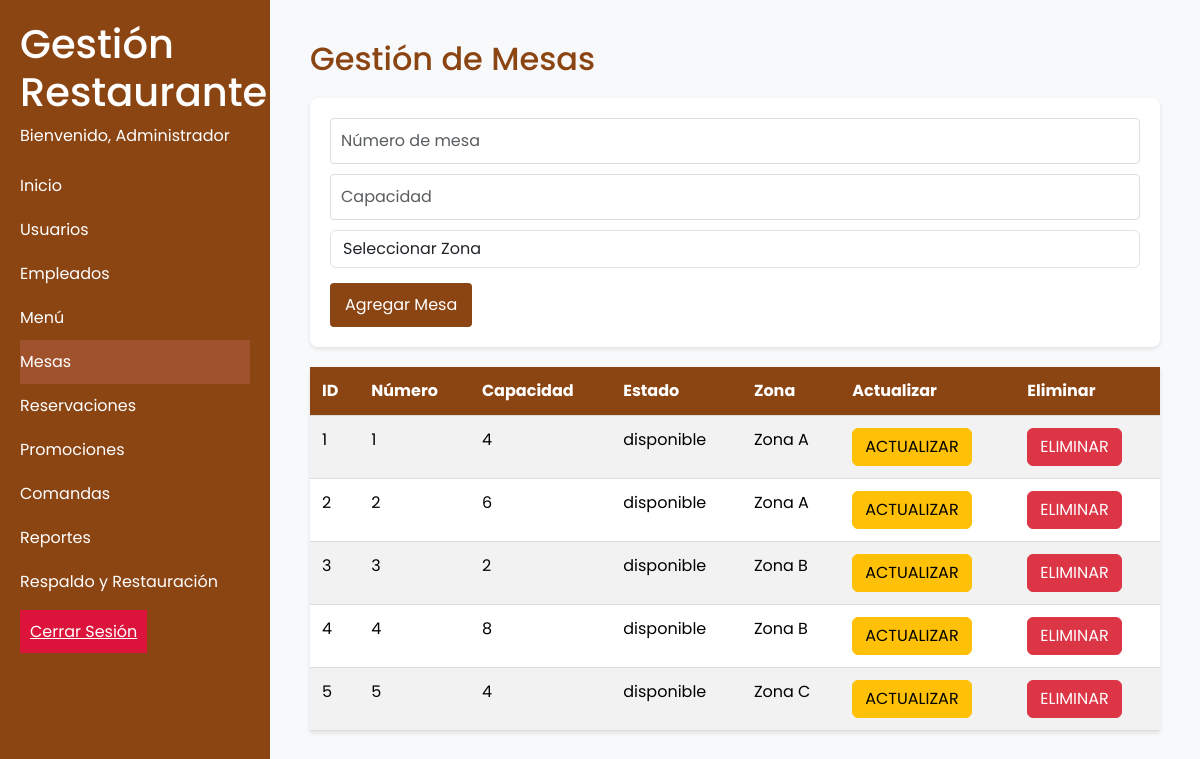
Page /PRUEBA..PHP (signed in) on the earlier database version.
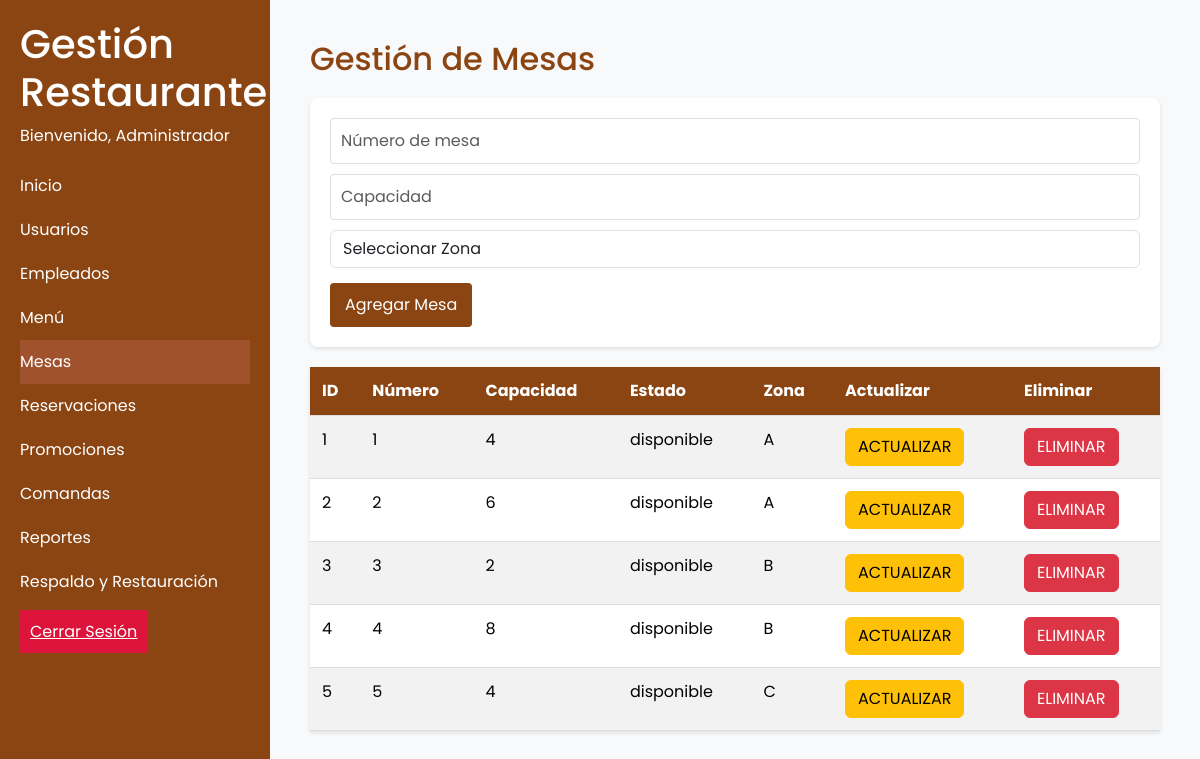
Same page on the later database version.
### tables this page shows
CREATE TABLE mesas (
    id INT AUTO_INCREMENT PRIMARY KEY,
    numero INT NOT NULL,
    capacidad INT NOT NULL,
    estado ENUM('disponible', 'ocupada', 'reservada') NOT NULL,
    ultima_actualizacion TIMESTAMP DEFAULT CURRENT_TIMESTAMP,
    zona_id INT,
    FOREIGN KEY (zona_id) REFERENCES zonas(id) ON UPDATE CASCADE ON DELETE CASCADE
);

CREATE TABLE zonas (
    id INT AUTO_INCREMENT PRIMARY KEY,
    nombre CHAR(1) NOT NULL
);

### PRUEBA..PHP (the view, shortened to what this page needs)
<?php
if(isset($_SESSION['usuario'])){
include 'includes/header.php';
include 'Static/connect/db.php';
?>
<div class="content">
    <h2>Gestión de Mesas</h2>
    <form class="user-form needs-validation" action="RMesa.php" method="POST" novalidate>
        <div class="form-group">
            <input type="number" class="form-control" name="numero" placeholder="Número de mesa" required>
        </div>
        <div class="form-group">
            <input type="number" class="form-control" name="capacidad" placeholder="Capacidad" required>
        </div>
        <div class="form-group">
            <select name="zona" class="form-control" required>
                <option value="">Seleccionar Zona</option>
            </select>
        </div>
        <button class="btn btn-primary" type="submit">Agregar Mesa</button>
    </form>
    <table class="table table-striped user-table">
        <thead>
            <tr>
                <th>ID</th>
                <th>Número</th>
                <th>Capacidad</th>
                <th>Estado</th>
                <th>Zona</th>
                <th>Actualizar</th>
                <th>Eliminar</th>
            </tr>
        </thead>
        <tbody>
        <?php
        $query = "SELECT m.*, z.nombre as zona_nombre FROM mesas m
                  LEFT JOIN zonas z ON m.zona_id = z.id
                  ORDER BY m.numero";
        $resul = mysqli_query($conn, $query);
        while($row = mysqli_fetch_array($resul)){ ?>
            <tr>
                <td><?php echo $row['id']; ?></td>
                <td><?php echo $row['numero']; ?></td>
                <td><?php echo $row['capacidad']; ?></td>
                <td><?php echo $row['estado']; ?></td>
                <td><?php echo $row['zona_nombre']; ?></td>
                <td>
                    <a href="actualizarMesa.php?id=<?php echo $row['id']?>" class="btn btn-warning">ACTUALIZAR</a>
                </td>
                <td>
                    <button class="btn btn-danger" data-toggle="modal" data-target="#confirmDeleteModal" data-id="<?php echo $row['id']?>">ELIMINAR</button>
                </td>
            </tr>
        <?php } ?>
        </tbody>
    </table>
</div>
<?php
include 'includes/footer.php';
} else {
    header("Location: login.php");
}
?>

Differences in the rows shown:
changed through a linked row, mesas id 1: zona.nombre "Zona A" → "A"
changed through a linked row, mesas id 2: zona.nombre "Zona A" → "A"
changed through a linked row, mesas id 3: zona.nombre "Zona B" → "B"
changed through a linked row, mesas id 4: zona.nombre "Zona B" → "B"
changed through a linked row, mesas id 5: zona.nombre "Zona C" → "C"
